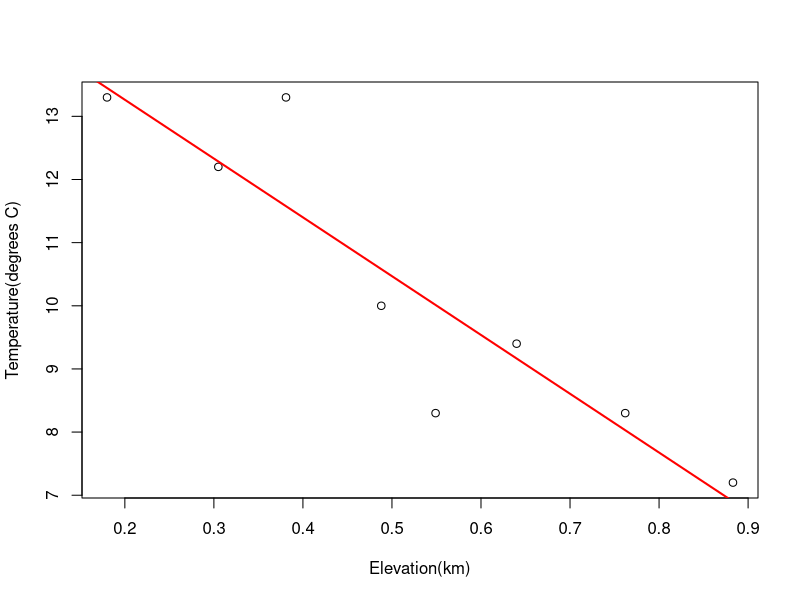

The R script that drew this image:
Ele <- c(180,305,381,488,549,640,762,883)/1000
Temp <- c(13.3,12.2,13.3,10.0,8.3,9.4,8.3,7.2)

plot(Ele, Temp, xlab = 'Elevation(km)', ylab = 'Temperature(degrees C)')
fit <- lm(Temp~Ele)
summary(fit)
abline(fit, lwd = 2, col = "red")
